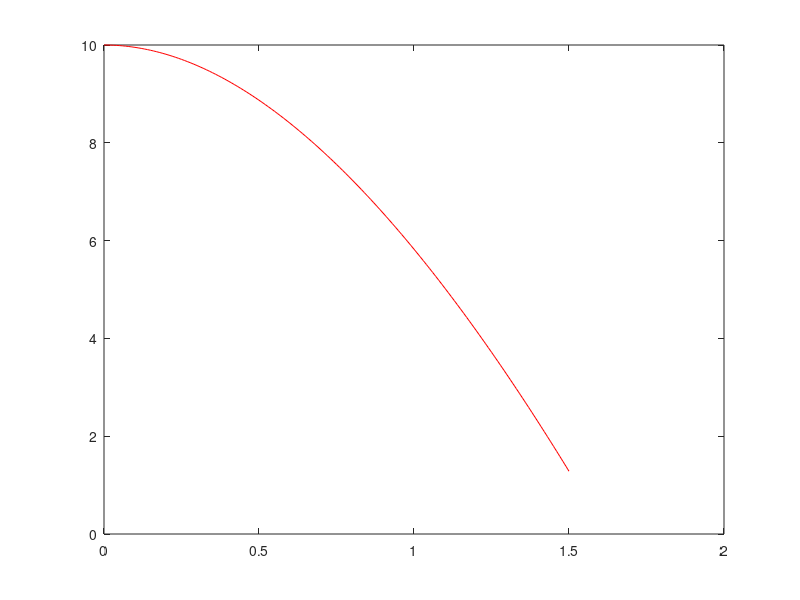
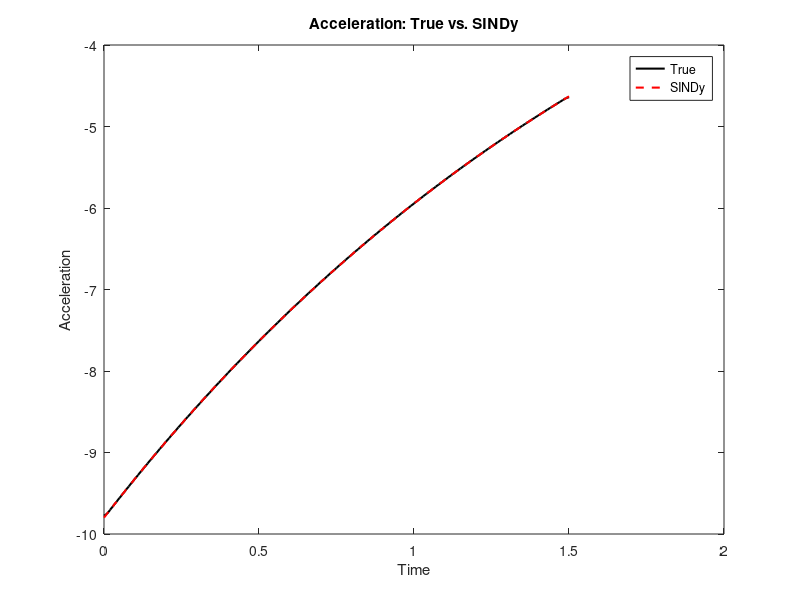

Write MATLAB code to recreate these figures, in order.
clear; clc;

%% Simulate true system: [position; velocity]
g = 9.8; alpha = 0.5;  % gravity and damping coefficient

fall_rhs = @(t, y) [y(2); -g - alpha * y(2)];
y0 = [10; 0];           % initial height = 10m, velocity = 0
tspan = 0:0.01:1.5;

[t, Y] = ode45(fall_rhs, tspan, y0);
dt = t(2) - t(1);

figure;
plot(t,Y(:,1),'r-');

%% Extract position, velocity and acceleration
pos = Y(:,1);
vel = Y(:,2);
acc = gradient(vel, dt);

%% Build library: position and velocity terms
Theta = [ones(size(pos)), pos, pos.^2, vel, vel.^2, vel.^3 ];

labels = {'1', 'y', 'y^2', 'v', 'v^2', 'v^3'};

%% Apply SINDy
% Sparse regression (thresholded least squares)
lambda = 0.05;
Xi = Theta \ acc;
for k = 1:10
    small = abs(Xi) < lambda;
    Xi(small) = 0;
    big = ~small;
    Xi(big) = Theta(:, big) \ acc;
end

% Print discovered acceleration model
fprintf('\n--- SINDy-Discovered Acceleration Model ---\n');
fprintf('a = ');
for i = 1:length(Xi)
    if abs(Xi(i)) > 1e-6
        fprintf('%+.4f * %s ', Xi(i), labels{i});
    end
end
fprintf('\n');

% Plot comparison
acc_pred = Theta * Xi;
figure;
plot(t, acc, 'k', 'LineWidth', 1.5); hold on;
plot(t, acc_pred, 'r--', 'LineWidth', 1.5);
xlabel('Time'); ylabel('Acceleration');
legend('True', 'SINDy'); title('Acceleration: True vs. SINDy');
